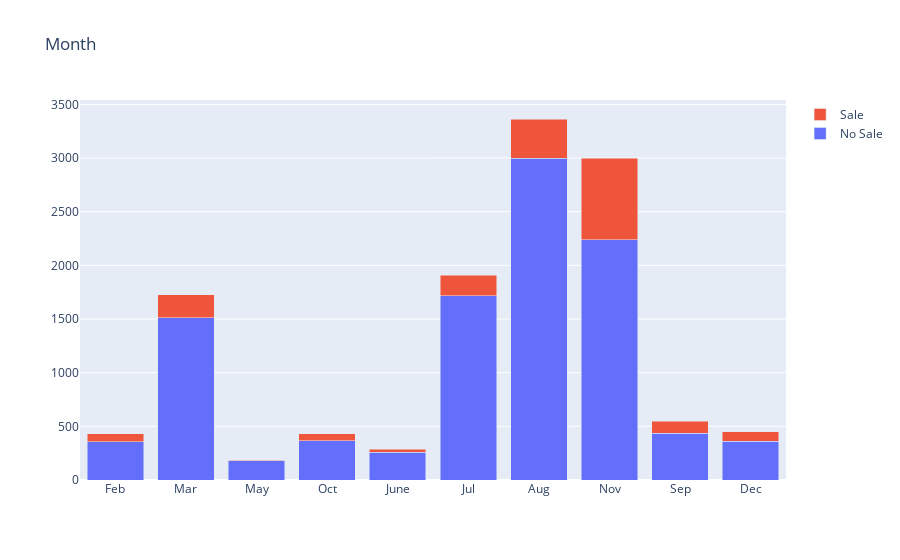
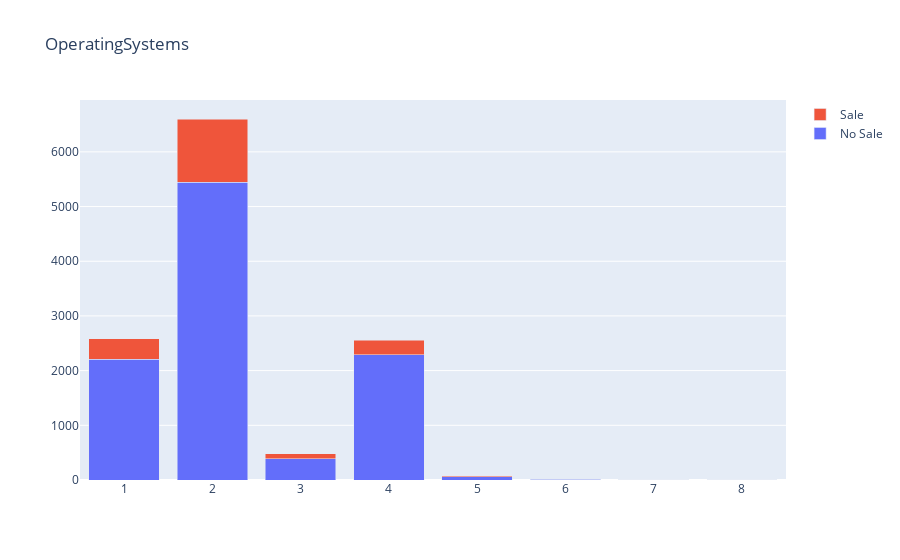
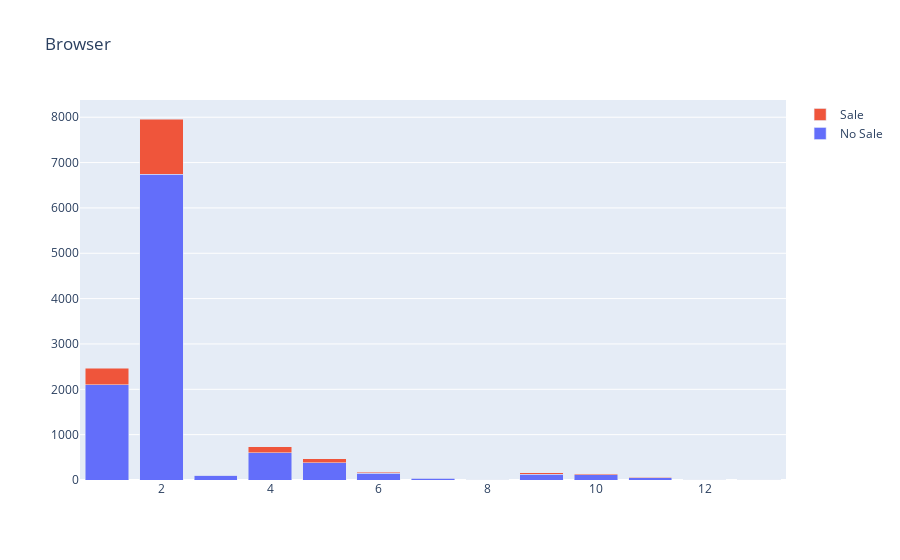
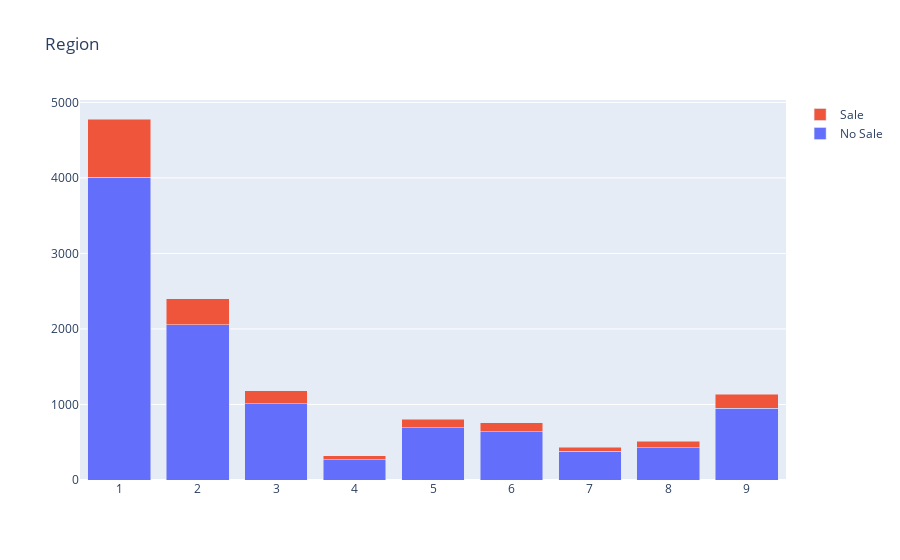

Notebook code for these charts, in order:
### Code cell
#to simplify visualizations
df["Invert_Revenue"] = (df['Revenue']==0).astype(int)

for each in categorical_feats:
    categories = df[each].unique().tolist()
    categories.sort    
    sales = df.groupby(each)['Revenue'].sum().tolist()
    passes = df.groupby(each)['Invert_Revenue'].sum().tolist()

    fig = go.Figure()
    fig.add_bar(x=categories, y=passes, name='No Sale').add_bar(x=categories, y=sales, name='Sale').update_layout(title_text = each, barmode='stack')
    fig.show()

### Figure 1 — Plotly figure (JSON) as saved in the notebook; plotly's stock layout.template omitted (floating-point values rounded to 4 significant figures)
{"data": [{"name": "No Sale", "type": "bar", "x": ["Feb", "Mar", "May", "Oct", "June", "Jul", "Aug", "Nov", "Sep", "Dec"], "y": [357, 1511, 181, 366, 259, 1715, 2999, 2238, 434, 362]}, {"name": "Sale", "type": "bar", "x": ["Feb", "Mar", "May", "Oct", "June", "Jul", "Aug", "Nov", "Sep", "Dec"], "y": [76, 216, 3, 66, 29, 192, 365, 760, 115, 86]}], "layout": {"barmode": "stack", "title": {"text": "Month"}}}

### Figure 2 — Plotly figure (JSON) as saved in the notebook; plotly's stock layout.template omitted (floating-point values rounded to 4 significant figures)
{"data": [{"name": "No Sale", "type": "bar", "x": [1, 2, 4, 3, 7, 6, 8, 5], "y": [2206, 5446, 2287, 393, 5, 17, 6, 62]}, {"name": "Sale", "type": "bar", "x": [1, 2, 4, 3, 7, 6, 8, 5], "y": [379, 1155, 268, 85, 1, 2, 1, 17]}], "layout": {"barmode": "stack", "title": {"text": "OperatingSystems"}}}

### Figure 3 — Plotly figure (JSON) as saved in the notebook; plotly's stock layout.template omitted (floating-point values rounded to 4 significant figures)
{"data": [{"name": "No Sale", "type": "bar", "x": [1, 2, 3, 4, 5, 6, 7, 10, 8, 9, 12, 13, 11], "y": [2097, 6738, 100, 606, 381, 154, 43, 114, 1, 131, 5, 7, 45]}, {"name": "Sale", "type": "bar", "x": [1, 2, 3, 4, 5, 6, 7, 10, 8, 9, 12, 13, 11], "y": [365, 1223, 5, 130, 86, 20, 6, 21, 0, 32, 1, 3, 16]}], "layout": {"barmode": "stack", "title": {"text": "Browser"}}}

### Figure 4 — Plotly figure (JSON) as saved in the notebook; plotly's stock layout.template omitted (floating-point values rounded to 4 significant figures)
{"data": [{"name": "No Sale", "type": "bar", "x": [1, 9, 2, 3, 4, 5, 6, 7, 8], "y": [4009, 948, 2054, 1007, 266, 693, 642, 378, 425]}, {"name": "Sale", "type": "bar", "x": [1, 9, 2, 3, 4, 5, 6, 7, 8], "y": [771, 188, 349, 175, 52, 112, 119, 56, 86]}], "layout": {"barmode": "stack", "title": {"text": "Region"}}}
